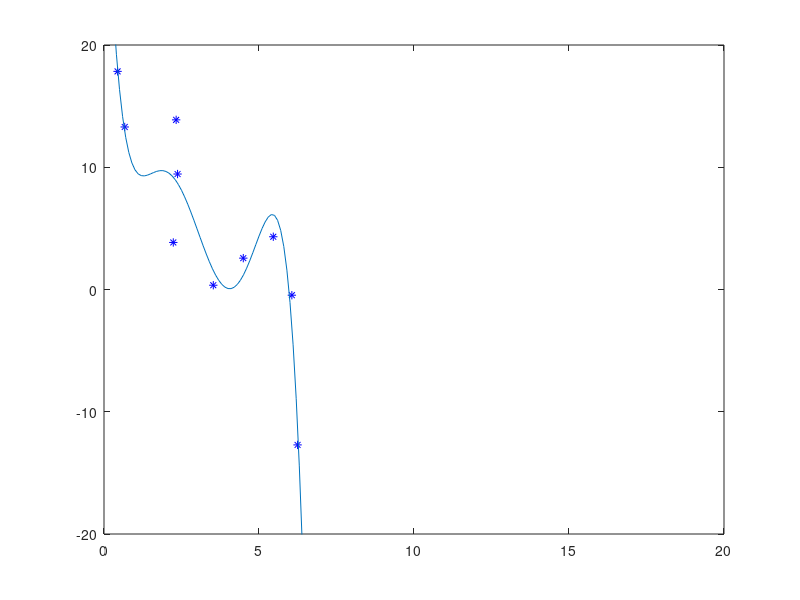

Recreate this plot in MATLAB.
clc
clear all
close all

%% Defining the "country"

x = 0:0.1:20;

figure();



coastPoints = load("coastPoints.mat")
X = coastPoints.points(:,1);
Y = coastPoints.points(:,2);

plot(X,Y,'b*')

axis([0 20 -20 20]) 

for i = 1:length(X)
    Phi(i,:) = [1 X(i) X(i).^2 X(i).^3 X(i).^4 X(i).^5];
end

alphaStar = Phi'*Phi \ (Phi'*Y)

fx = alphaStar(1,:) + alphaStar(2,:).*x + alphaStar(3,:).*x.^2 + alphaStar(4,:).*x.^3 ...
    + alphaStar(5,:).*x.^4 + alphaStar(6,:).*x.^5;

hold on

plot(x,fx)